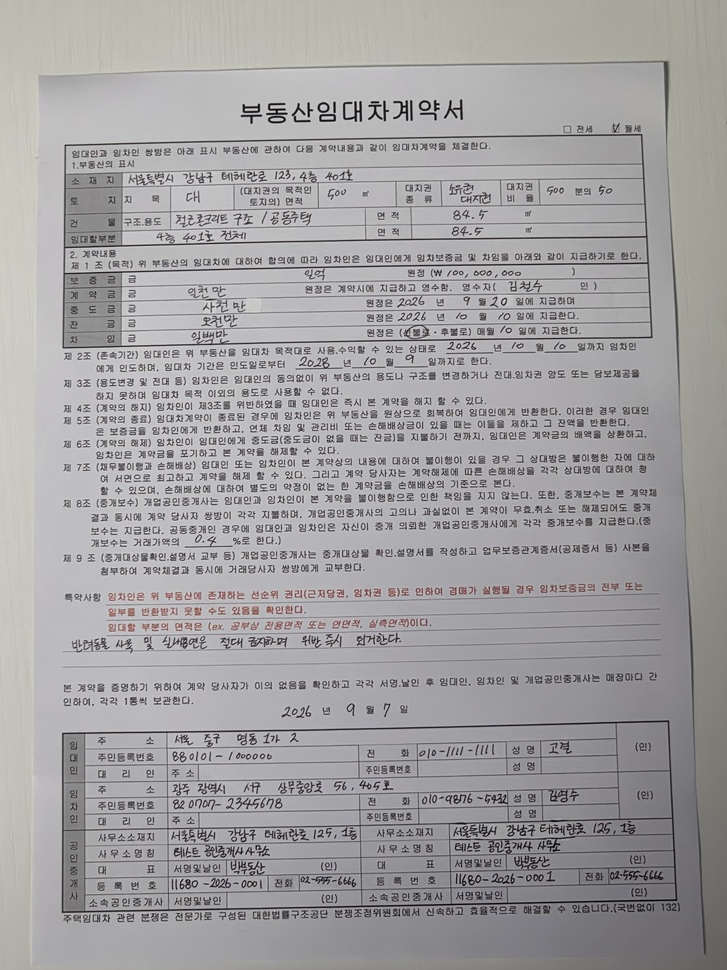
#> input picture sample.jpg, 727 x 970 px, shrunk from 3000 x 4000 before the run
$ jupyter execute --allow-errors 'Contour_(50_20).ipynb'
#> lines starting #> are read from the running program, lines starting #| are printed output that depends on the picture; after the words box and inside, x2 and y2 are one past the last pixel; in counts of white or black regions, pixels touching at a corner belong together
<a href="https://colab.research.google.com/github/yanhemis/P-S-paper/blob/heewon/Contour_(50_20).ipynb" target="_parent"></a>

[cell 1]
import cv2
import numpy as np
import matplotlib.pyplot as plt
import time
from PIL import Image

# ------------------------------------------------------------
# 0. 유틸 함수
# ------------------------------------------------------------
def show(img, title="", cmap=None):
    if len(img.shape) == 3:
        img = cv2.cvtColor(img, cv2.COLOR_BGR2RGB)

    plt.figure(figsize=(10, 10))
    plt.imshow(img, cmap=cmap)
    plt.title(title)
    plt.axis('off')
    plt.show()


def load_image(path):
#> called with path = 'sample.jpg'
    img = cv2.imread(path)
#> img is the input picture: shape (970, 727, 3); mean B, G, R 161.1, 160.1, 161.4

    if img is None:
        pil_img = Image.open(path).convert("RGB")
        img = cv2.cvtColor(np.array(pil_img), cv2.COLOR_RGB2BGR)

    gray = cv2.cvtColor(img, cv2.COLOR_BGR2GRAY)
    return img, gray


# ------------------------------------------------------------
# 1. 전처리 + 이진화
# ------------------------------------------------------------
def enhance_and_binarize(gray):
    clahe = cv2.createCLAHE(
        clipLimit=3.0,
        tileGridSize=(8, 8)
    )

    enhanced = clahe.apply(gray)

    bin_img = cv2.adaptiveThreshold(
        enhanced,
        255,
        cv2.ADAPTIVE_THRESH_GAUSSIAN_C,
        cv2.THRESH_BINARY_INV,
        15,
        10
    )

    return bin_img


# ------------------------------------------------------------
# 2. Contour 기반 셀 검출
# ------------------------------------------------------------
def detect_cells_contour(bin_img, min_width=50, min_height=20):

    # 표선이 끊어진 부분을 조금 연결
    kernel = cv2.getStructuringElement(
        cv2.MORPH_RECT,
        (5, 5)
    )

    closed = cv2.morphologyEx(
        bin_img,
        cv2.MORPH_CLOSE,
        kernel
    )

    # Contour 검출
    contours, _ = cv2.findContours(
        closed,
        cv2.RETR_LIST,
        cv2.CHAIN_APPROX_SIMPLE
    )

    boxes = []

    for contour in contours:

        x, y, w, h = cv2.boundingRect(contour)

        # 너무 작은 영역 제거
        if w >= min_width and h >= min_height:

            # 너무 큰 전체 영역은 제외
            if w < bin_img.shape[1] * 0.95 and \
               h < bin_img.shape[0] * 0.95:

                boxes.append((x, y, w, h))

    return boxes


# ------------------------------------------------------------
# 3. Bounding Box 그리기
# ------------------------------------------------------------
def draw_boxes(img, boxes):
    result = img.copy()

    for x, y, w, h in boxes:
        cv2.rectangle(
            result,
            (x, y),
            (x + w, y + h),
            (0, 0, 255),
            2
        )

    return result


# ============================================================
# 실행
# ============================================================

t0 = time.time()

# 1. 이미지 로드
img, gray = load_image("sample.jpg")

img_h, img_w = gray.shape
#> img_h = 970; img_w = 727

# 2. 전처리
bin_img = enhance_and_binarize(gray)
#> in enhance_and_binarize, `enhanced = clahe.apply(gray)`:
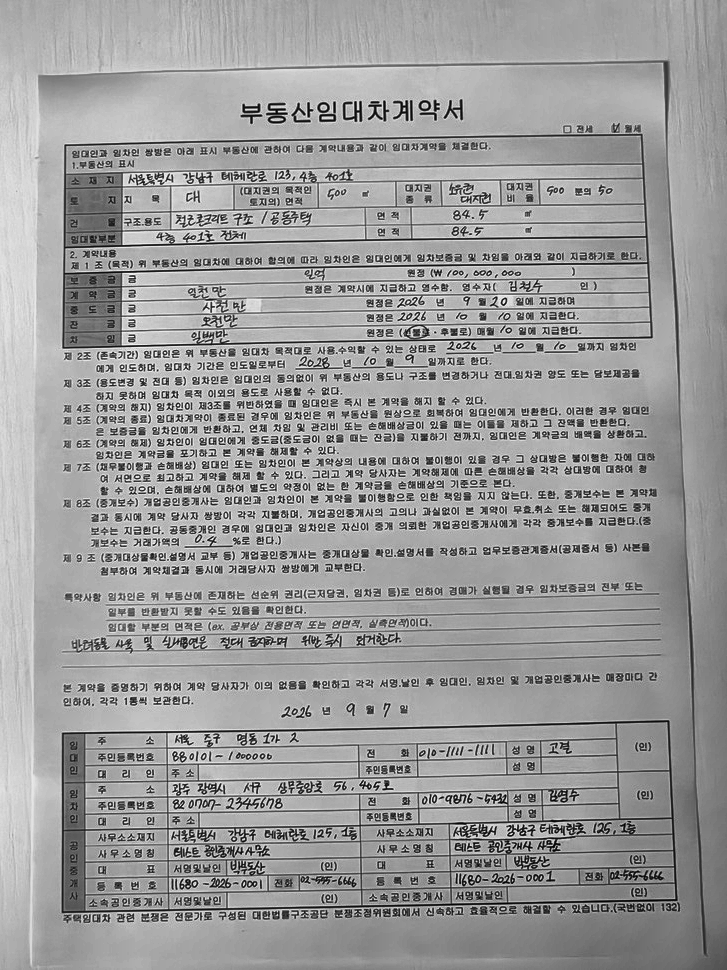
#> enhanced: shape (970, 727); min 0, max 252, mean 155.7
#> in enhance_and_binarize, `bin_img = cv2.adaptiveThreshold( enhanced, 255, cv2.ADAPTIVE_THRESH_GA..`:
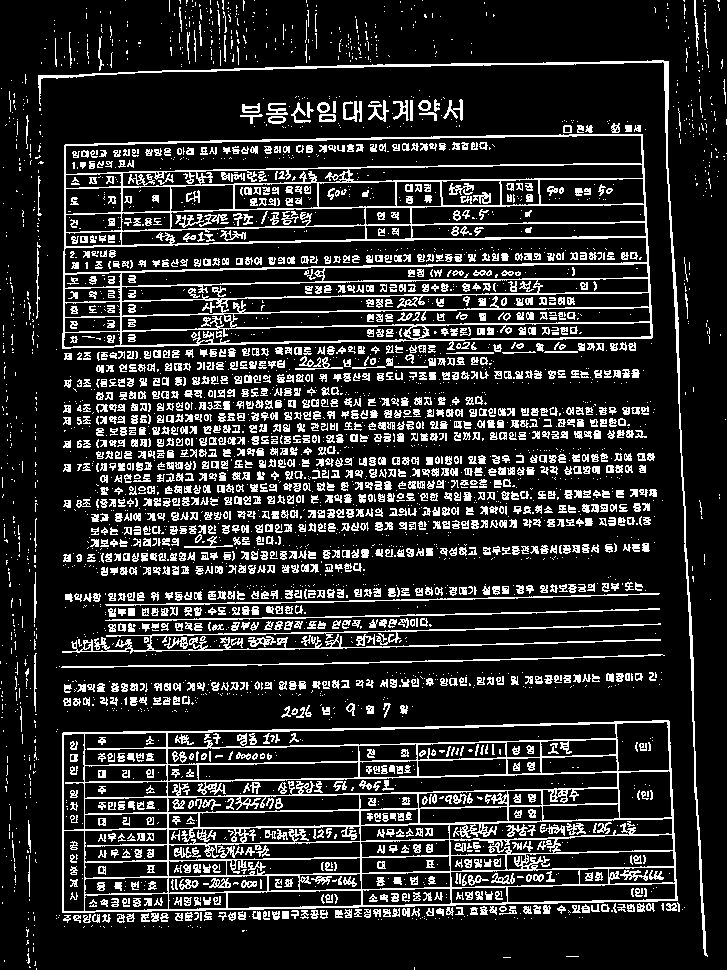
#> bin_img: shape (970, 727); 17% white in thin lines or dots

# 3. Contour 기반 셀 검출
cell_boxes = detect_cells_contour(
    bin_img,
    min_width=50,
    min_height=20
)
#> in detect_cells_contour, `closed = cv2.morphologyEx( bin_img, cv2.MORPH_CLOSE, kernel )`:
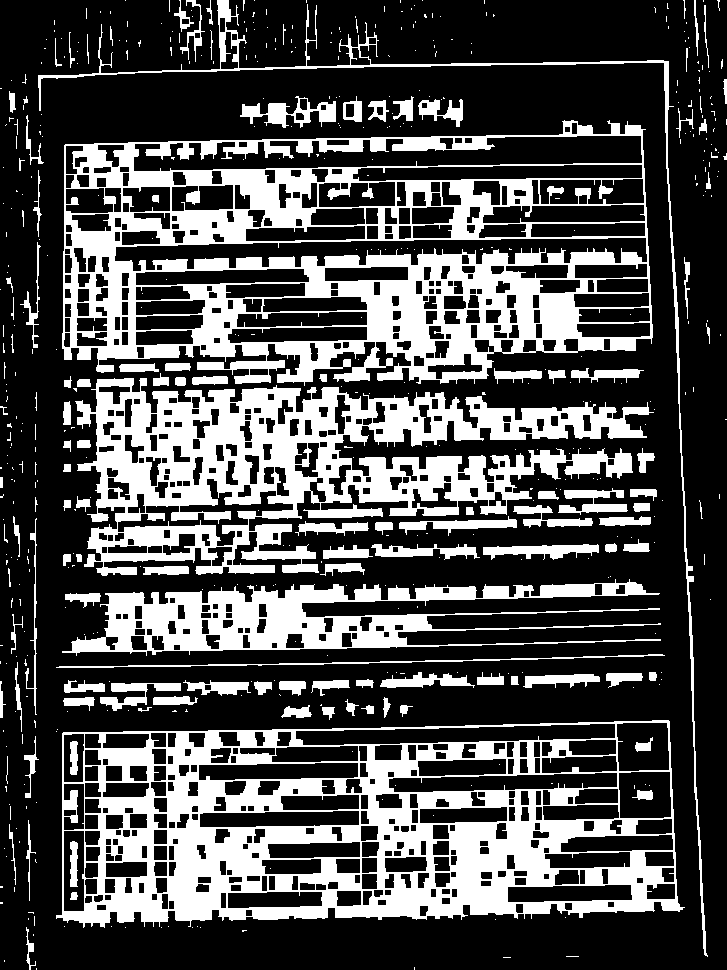
#> closed: shape (970, 727); 30.2% white; 546 white regions (423 under 20 px)
#> in detect_cells_contour, `contours, _ = cv2.findContours( closed, cv2.RETR_LIST, cv2.CHAIN_APPRO..`: contours = 1151 contours, 445 with area under 20; largest, box (x1, y1, x2, y2) and area: (62, 120, 653, 386) 130223, (56, 720, 685, 928) 114953, (75, 378, 654, 576) 57766, (62, 579, 661, 656) 19202, (133, 135, 643, 172) 11130
#> the loop in detect_cells_contour, `for contour in contours: ` made 1151 passes
#> (x, y, w, h) on passes 7 to 9: (242, 930, 5, 2), (200, 927, 1, 1), (192, 927, 1, 1)
#> after the loop in detect_cells_contour, `for contour in contours:`: boxes = 21 items, first 6: (388, 772, 230, 21), (618, 771, 54, 48), (295, 723, 321, 23), (616, 722, 54, 50), (56, 720, 629, 208), (100, 683, 81, 28)
#> cell_boxes has the same summary as boxes in detect_cells_contour

# 4. Bounding Box 생성
result_img = draw_boxes(
    img,
    cell_boxes
)
#> the loop in draw_boxes, `for x, y, w, h in boxes:` made 21 passes
#> (x, y, w, h) on passes 1 to 12: (388, 772, 230, 21), (618, 771, 54, 48), (295, 723, 321, 23), (616, 722, 54, 50), (56, 720, 629, 208), (100, 683, 81, 28), (62, 579, 599, 77), (399, 516, 118, 20), (513, 505, 80, 23), (558, 488, 70, 27), (117, 478, 177, 69), (75, 378, 579, 198)
#> after the loop in draw_boxes, `for x, y, w, h in boxes:`:
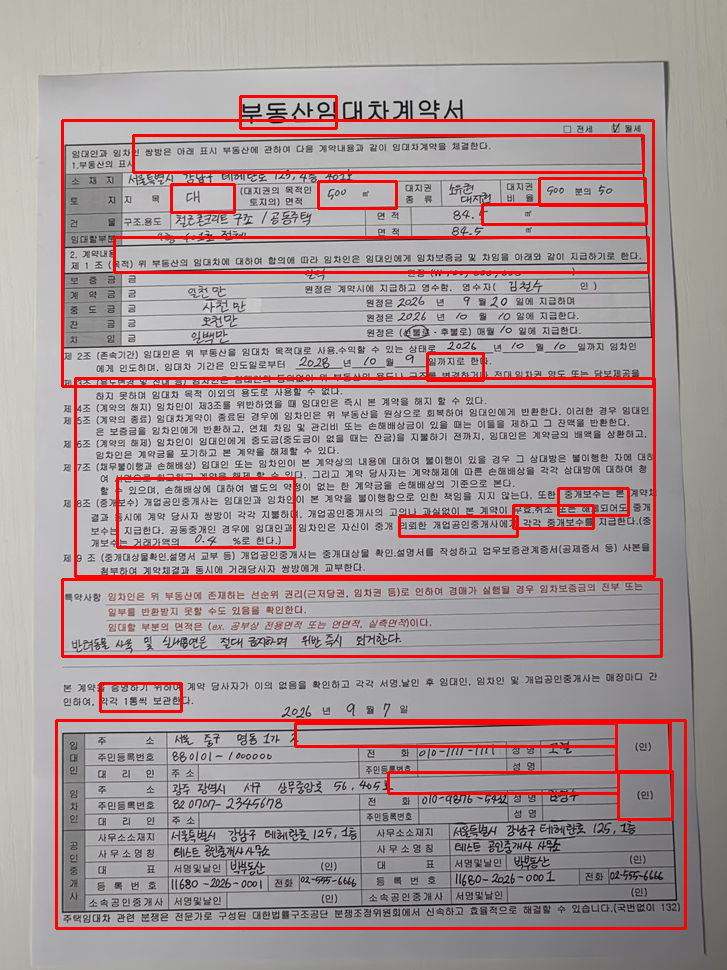
#> result: shape (970, 727, 3); 5.4% of pixels changed, all inside (x1, y1, x2, y2) = (55, 95, 687, 930)

elapsed = time.time() - t0


# ------------------------------------------------------------
# 결과 확인
# ------------------------------------------------------------

show(
    bin_img,
    title="전처리 + 이진화 결과",
    cmap="gray"
)

show(
    result_img,
    title=f"Contour 기반 Bounding Box 결과 (총 {len(cell_boxes)}개)"
)


# ------------------------------------------------------------
# 결과 출력
# ------------------------------------------------------------

print(f"이미지 크기: {img_w} x {img_h}")
#| 이미지 크기: 727 x 970
print(f"검출된 Bounding Box 개수: {len(cell_boxes)}")
#| 검출된 Bounding Box 개수: 21
print(f"처리 시간: {elapsed:.3f}초")

[cell 2]
# Contour 결과를 평가용 bbox 형식으로 변환

pred_boxes = []

for x, y, w, h in cell_boxes:
    pred_boxes.append([
        int(x),
        int(y),
        int(x + w),
        int(y + h)
    ])
#> this loop made 21 passes
#> after the loop, pred_boxes = 21 items, first 6: [388, 772, 618, 793], [618, 771, 672, 819], [295, 723, 616, 746], [616, 722, 670, 772], [56, 720, 685, 928], [100, 683, 181, 711]

print(f"Contour 예측 bbox: {len(pred_boxes)}개")
#| Contour 예측 bbox: 21개

# IoU별 평가
#> (the rest of this cell did not finish here and is left out)

[cell 3]
import json

with open("gt_sample.json", "r", encoding="utf-8") as f:
#> (reads 5_Evaluation/gt_sample.json from the repository)
    gt_data = json.load(f)

print(f"GT 개수: {len(gt_data)}")

#> (a cell that did not finish here is left out)

[cell 5]
pred_boxes = []

for x, y, w, h in cell_boxes:
    pred_boxes.append([
        int(x),
        int(y),
        int(x+w),
        int(y+h)
    ])

print(f"Contour 예측 bbox: {len(pred_boxes)}개")
#| Contour 예측 bbox: 21개

#> (the rest of this cell did not finish here and is left out)
